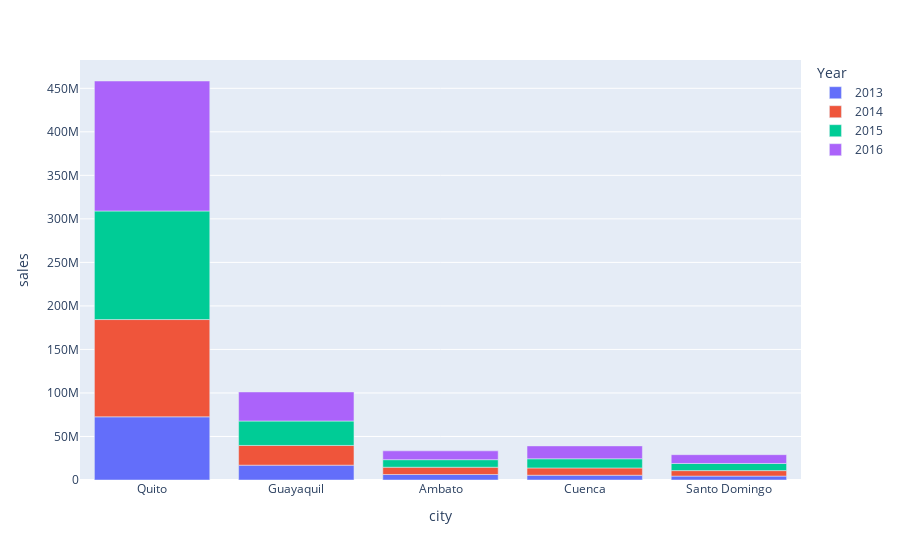

The cell this chart's notebook holds for it:
### Markdown cell above
### Ploting an Analysis of the top 5 cities for the period of 2014-2016

### Code cell
px.bar(data_frame=top_five_cities, x='city', y='sales', color='Year')

### Figure 1 — Plotly figure (JSON) as saved in the notebook; plotly's stock layout.template omitted (floating-point values rounded to 4 significant figures)
{"data": [{"alignmentgroup": "True", "hovertemplate": "Year=2013<br>city=%{x}<br>sales=%{y}<extra></extra>", "legendgroup": "2013", "marker": {"color": "#636efa", "pattern": {"shape": ""}}, "name": "2013", "offsetgroup": "2013", "orientation": "v", "showlegend": true, "textposition": "auto", "type": "bar", "x": ["Quito", "Guayaquil", "Ambato", "Cuenca", "Santo Domingo"], "xaxis": "x", "y": [72580000.0, 17030000.0, 6329000.0, 5493000.0, 4506000.0], "yaxis": "y"}, {"alignmentgroup": "True", "hovertemplate": "Year=2014<br>city=%{x}<br>sales=%{y}<extra></extra>", "legendgroup": "2014", "marker": {"color": "#EF553B", "pattern": {"shape": ""}}, "name": "2014", "offsetgroup": "2014", "orientation": "v", "showlegend": true, "textposition": "auto", "type": "bar", "x": ["Quito", "Guayaquil", "Cuenca", "Ambato", "Santo Domingo"], "xaxis": "x", "y": [111700000.0, 22650000.0, 8364000.0, 8351000.0, 6281000.0], "yaxis": "y"}, {"alignmentgroup": "True", "hovertemplate": "Year=2015<br>city=%{x}<br>sales=%{y}<extra></extra>", "legendgroup": "2015", "marker": {"color": "#00cc96", "pattern": {"shape": ""}}, "name": "2015", "offsetgroup": "2015", "orientation": "v", "showlegend": true, "textposition": "auto", "type": "bar", "x": ["Quito", "Guayaquil", "Cuenca", "Ambato", "Santo Domingo"], "xaxis": "x", "y": [124700000.0, 28060000.0, 10510000.0, 8686000.0, 8211000.0], "yaxis": "y"}, {"alignmentgroup": "True", "hovertemplate": "Year=2016<br>city=%{x}<br>sales=%{y}<extra></extra>", "legendgroup": "2016", "marker": {"color": "#ab63fa", "pattern": {"shape": ""}}, "name": "2016", "offsetgroup": "2016", "orientation": "v", "showlegend": true, "textposition": "auto", "type": "bar", "x": ["Quito", "Guayaquil", "Cuenca", "Ambato", "Santo Domingo"], "xaxis": "x", "y": [149300000.0, 33400000.0, 14810000.0, 10120000.0, 10090000.0], "yaxis": "y"}], "layout": {"barmode": "relative", "legend": {"title": {"text": "Year"}, "tracegroupgap": 0}, "margin": {"t": 60}, "xaxis": {"anchor": "y", "domain": [0, 1], "title": {"text": "city"}}, "yaxis": {"anchor": "x", "domain": [0, 1], "title": {"text": "sales"}}}}
